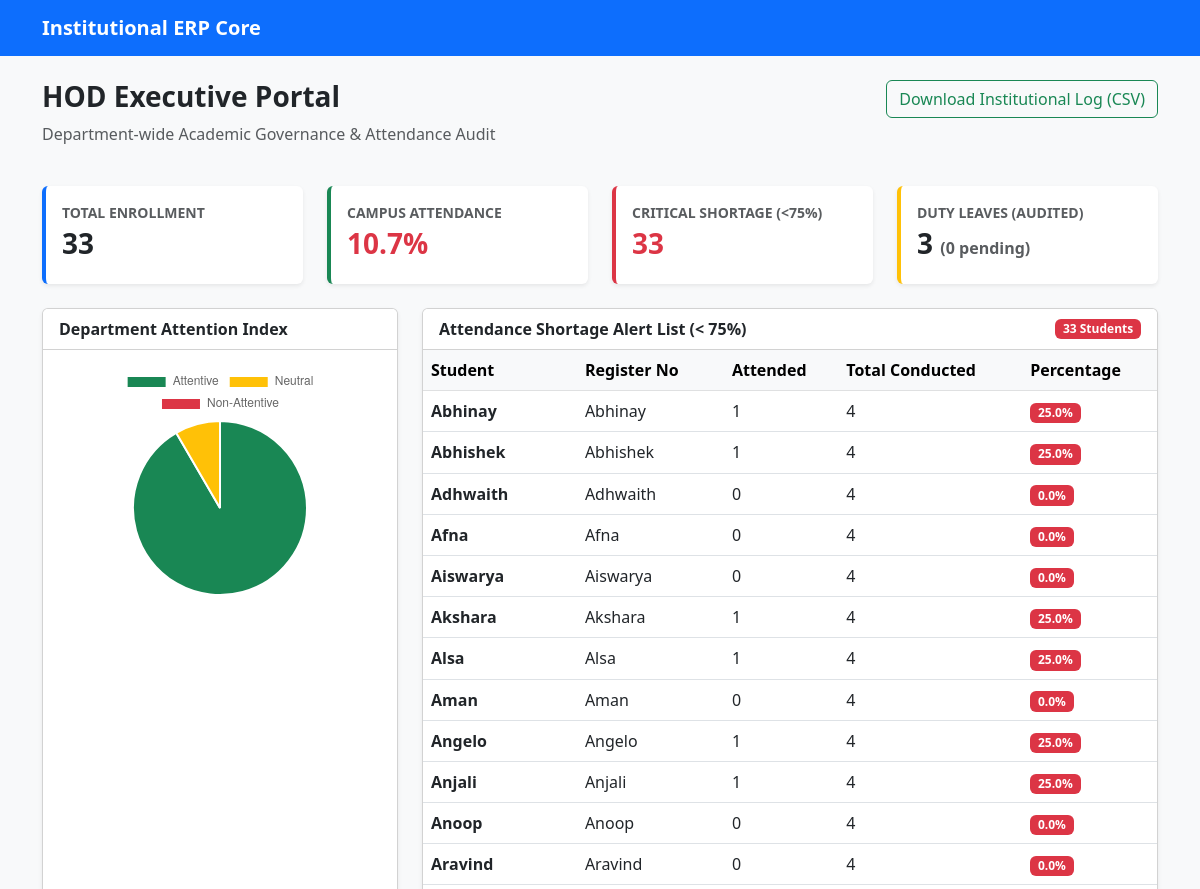
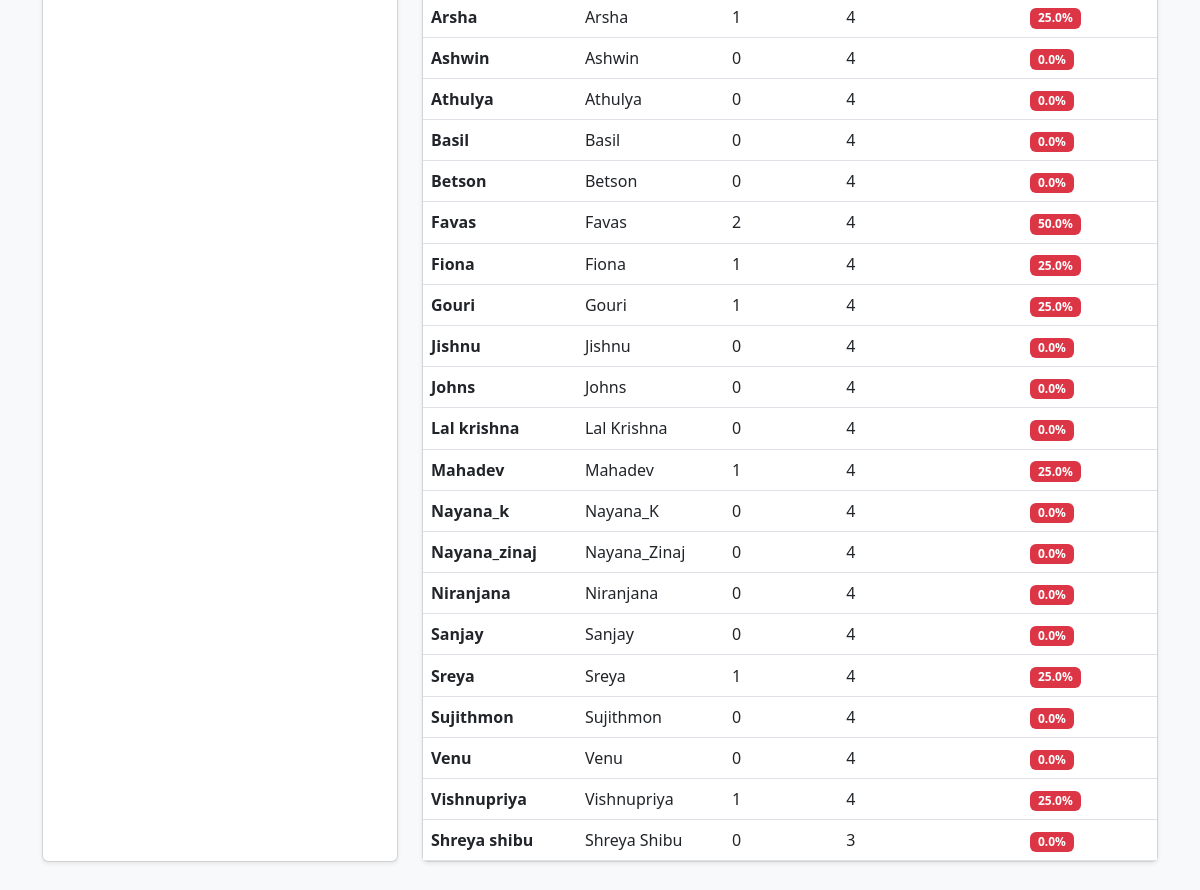
/dashboard/hod/, run on the app's committed database (2 pictures, top to bottom).
### academic_portal/models.py (models this page shows, shortened)
class Student(models.Model):
    user_profile = models.OneToOneField(UserProfile, on_delete=models.CASCADE, null=True, blank=True)
    register_number = models.CharField(max_length=30, unique=True)  # e.g. GIK23AIM006
    full_name = models.CharField(max_length=100)
    semester = models.IntegerField(default=6)
    face_label = models.CharField(max_length=100, unique=True)      # Folder name used in Train.py
    ktu_activity_points = models.IntegerField(default=0)            # KTU Activity Points ledger

### academic_portal/views.py (the view)
# urls.py: path('dashboard/hod/', hod_dashboard, name='hod_dashboard'),
def hod_dashboard(request):
    students = Student.objects.all().prefetch_related('attendance_records')
    total_students = students.count()
    total_records = AttendanceRecord.objects.count()
    present_records = AttendanceRecord.objects.filter(status__in=['Present', 'Duty Leave']).count()
    overall_attendance_pct = round((present_records / total_records * 100), 1) if total_records > 0 else 0.0
    shortage_students = []
    for s in students:
        s_total = s.attendance_records.count()
        if s_total > 0:
            s_present = s.attendance_records.filter(status__in=['Present', 'Duty Leave']).count()
            pct = round((s_present / s_total * 100), 1)
            if pct < 75.0:
                shortage_students.append({
                    'student': s,
                    'total': s_total,
                    'attended': s_present,
                    'percentage': pct
                })
    affect_metrics = AttendanceRecord.objects.filter(status='Present').aggregate(
        dept_attentive=Avg('attentive_rate'),
        dept_neutral=Avg('neutral_rate'),
        dept_non_attentive=Avg('non_attentive_rate')
    )
    pending_duty_leaves = DutyLeave.objects.filter(status='PENDING').count()
    approved_duty_leaves = DutyLeave.objects.filter(status='APPROVED').count()
    return render(request, 'academic_portal/hod_dashboard.html', {
        'total_students': total_students,
        'overall_attendance_pct': overall_attendance_pct,
        'shortage_students': shortage_students,
        'shortage_count': len(shortage_students),
        'pending_leaves': pending_duty_leaves,
        'approved_leaves': approved_duty_leaves,
        'dept_attentive': round(affect_metrics['dept_attentive'] or 0.0, 1),
        'dept_neutral': round(affect_metrics['dept_neutral'] or 0.0, 1),
        'dept_non_attentive': round(affect_metrics['dept_non_attentive'] or 0.0, 1),
    })

### academic_portal/templates/academic_portal/hod_dashboard.html (shortened to what this page needs)
{% extends 'academic_portal/base.html' %}
{% block content %}
<div class="row mb-4">
    <div class="col-md-8">
        <h3 class="fw-bold">HOD Executive Portal</h3>
        <p class="text-muted">Department-wide Academic Governance & Attendance Audit</p>
    </div>
    <div class="col-md-4 text-end">
        <a href="{% url 'export_attendance_csv' %}" class="btn btn-outline-success">
            Download Institutional Log (CSV)
        </a>
    </div>
</div>
<div class="row mb-4">
    <div class="col-md-3">
        <div class="card shadow-sm border-0 border-start border-primary border-4 p-3 bg-white">
            <span class="text-muted small fw-bold">TOTAL ENROLLMENT</span>
            <h3 class="fw-bold text-dark mt-1">{{ total_students }}</h3>
        </div>
    </div>
    <div class="col-md-3">
        <div class="card shadow-sm border-0 border-start border-success border-4 p-3 bg-white">
            <span class="text-muted small fw-bold">CAMPUS ATTENDANCE</span>
            <h3 class="fw-bold {% if overall_attendance_pct >= 75 %}text-success{% else %}text-danger{% endif %} mt-1">
                {{ overall_attendance_pct }}%
            </h3>
        </div>
    </div>
    <div class="col-md-3">
        <div class="card shadow-sm border-0 border-start border-danger border-4 p-3 bg-white">
            <span class="text-muted small fw-bold">CRITICAL SHORTAGE (<75%)</span>
            <h3 class="fw-bold text-danger mt-1">{{ shortage_count }}</h3>
        </div>
    </div>
    <div class="col-md-3">
        <div class="card shadow-sm border-0 border-start border-warning border-4 p-3 bg-white">
            <span class="text-muted small fw-bold">DUTY LEAVES (AUDITED)</span>
            <h3 class="fw-bold text-dark mt-1">{{ approved_leaves }} <small class="text-muted fs-6">({{ pending_leaves }} pending)</small></h3>
        </div>
    </div>
</div>
<div class="row mb-4">
    <div class="col-md-4 mb-3">
        <div class="card shadow-sm h-100">
            <div class="card-header bg-white fw-bold">Department Attention Index</div>
            <div class="card-body d-flex justify-content-center">
                <canvas id="deptChart" style="max-height: 230px;"></canvas>
            </div>
        </div>
    </div>
    <div class="col-md-8 mb-3">
        <div class="card shadow-sm h-100">
            <div class="card-header bg-white fw-bold d-flex justify-content-between align-items-center">
                <span>Attendance Shortage Alert List (< 75%)</span>
                <span class="badge bg-danger">{{ shortage_count }} Students</span>
            </div>
            <div class="card-body p-0">
                <table class="table table-hover align-middle mb-0">
                    <thead class="table-light">
                    <tr>
                        <th>Student</th>
                        <th>Register No</th>
                        <th>Attended</th>
                        <th>Total Conducted</th>
                        <th>Percentage</th>
                    </tr>
                    </thead>
                    <tbody>
                    {% for item in shortage_students %}
                    <tr>
                        <td><strong>{{ item.student.full_name }}</strong></td>
                        <td>{{ item.student.register_number }}</td>
                        <td>{{ item.attended }}</td>
                        <td>{{ item.total }}</td>
                        <td><span class="badge bg-danger">{{ item.percentage }}%</span></td>
                    </tr>
                    {% empty %}
                    <tr>
                        <td colspan="5" class="text-center py-4 text-success fw-bold">
                            No students currently below the 75% attendance threshold.
                        </td>
                    </tr>
                    {% endfor %}
                    </tbody>
                </table>
            </div>
        </div>
    </div>
</div>
<script>
    const ctx = document.getElementById('deptChart');
    new Chart(ctx, {
        type: 'pie',
        data: {
            labels: ['Attentive', 'Neutral', 'Non-Attentive'],
            datasets: [{
                data: [{{ dept_attentive }}, {{ dept_neutral }}, {{ dept_non_attentive }}],
    backgroundColor: ['#198754', '#ffc107', '#dc3545']
    }]
    },
    options: {
        responsive: true,
            maintainAspectRatio: false
    }
    });
</script>
{% endblock %}

### academic_portal/templates/academic_portal/base.html (shortened to what this page needs)
<!DOCTYPE html>
<html lang="en">
<head>
    <link href="https://cdn.jsdelivr.net/npm/bootstrap@5.3.0/dist/css/bootstrap.min.css" rel="stylesheet">
</head>
<body class="bg-light">
<nav class="navbar navbar-expand-lg navbar-dark bg-primary mb-4">
    <div class="container">
        <a class="navbar-brand fw-bold" href="#">Institutional ERP Core</a>
    </div>
</nav>
<div class="container">
    {% block content %}{% endblock %}
</div>
</body>
</html>

### data on the page
Student: student.full_name "Abhinay", student.register_number "Abhinay", attended "1", total "4", percentage "25.0"
Student: student.full_name "Abhishek", student.register_number "Abhishek", attended "1", total "4", percentage "25.0"
Student: student.full_name "Adhwaith", student.register_number "Adhwaith", attended "0", total "4", percentage "0.0"
Student: student.full_name "Afna", student.register_number "Afna", attended "0", total "4", percentage "0.0"
Student: student.full_name "Aiswarya", student.register_number "Aiswarya", attended "0", total "4", percentage "0.0"
Student: student.full_name "Akshara", student.register_number "Akshara", attended "1", total "4", percentage "25.0"
Student: student.full_name "Alsa", student.register_number "Alsa", attended "1", total "4", percentage "25.0"
Student: student.full_name "Aman", student.register_number "Aman", attended "0", total "4", percentage "0.0"
Student: student.full_name "Angelo", student.register_number "Angelo", attended "1", total "4", percentage "25.0"
Student: student.full_name "Anjali", student.register_number "Anjali", attended "1", total "4", percentage "25.0"
Student: student.full_name "Anoop", student.register_number "Anoop", attended "0", total "4", percentage "0.0"
Student: student.full_name "Aravind", student.register_number "Aravind", attended "0", total "4", percentage "0.0"
Student: student.full_name "Arsha", student.register_number "Arsha", attended "1", total "4", percentage "25.0"
Student: student.full_name "Ashwin", student.register_number "Ashwin", attended "0", total "4", percentage "0.0"
Student: student.full_name "Athulya", student.register_number "Athulya", attended "0", total "4", percentage "0.0"
Student: student.full_name "Basil", student.register_number "Basil", attended "0", total "4", percentage "0.0"
Student: student.full_name "Betson", student.register_number "Betson", attended "0", total "4", percentage "0.0"
Student: student.full_name "Favas", student.register_number "Favas", attended "2", total "4", percentage "50.0"
Student: student.full_name "Fiona", student.register_number "Fiona", attended "1", total "4", percentage "25.0"
Student: student.full_name "Gouri", student.register_number "Gouri", attended "1", total "4", percentage "25.0"
Student: student.full_name "Jishnu", student.register_number "Jishnu", attended "0", total "4", percentage "0.0"
Student: student.full_name "Johns", student.register_number "Johns", attended "0", total "4", percentage "0.0"
Student: student.full_name "Lal krishna", student.register_number "Lal Krishna", attended "0", total "4", percentage "0.0"
Student: student.full_name "Mahadev", student.register_number "Mahadev", attended "1", total "4", percentage "25.0"
Student: student.full_name "Nayana_k", student.register_number "Nayana_K", attended "0", total "4", percentage "0.0"
Student: student.full_name "Nayana_zinaj", student.register_number "Nayana_Zinaj", attended "0", total "4", percentage "0.0"
Student: student.full_name "Niranjana", student.register_number "Niranjana", attended "0", total "4", percentage "0.0"
Student: student.full_name "Sanjay", student.register_number "Sanjay", attended "0", total "4", percentage "0.0"
Student: student.full_name "Sreya", student.register_number "Sreya", attended "1", total "4", percentage "25.0"
Student: student.full_name "Sujithmon", student.register_number "Sujithmon", attended "0", total "4", percentage "0.0"
Student: student.full_name "Venu", student.register_number "Venu", attended "0", total "4", percentage "0.0"
Student: student.full_name "Vishnupriya", student.register_number "Vishnupriya", attended "1", total "4", percentage "25.0"
Student: student.full_name "Shreya shibu", student.register_number "Shreya Shibu", attended "0", total "3", percentage "0.0"

### other printed values
{{ total_students }} "33"
{{ overall_attendance_pct }} "10.7"
{{ shortage_count }} "33"
{{ approved_leaves }} "3"
{{ pending_leaves }} "0"
chart data {{ dept_attentive }} 91.6
chart data {{ dept_neutral }} 8.4
chart data {{ dept_non_attentive }} 0.0
